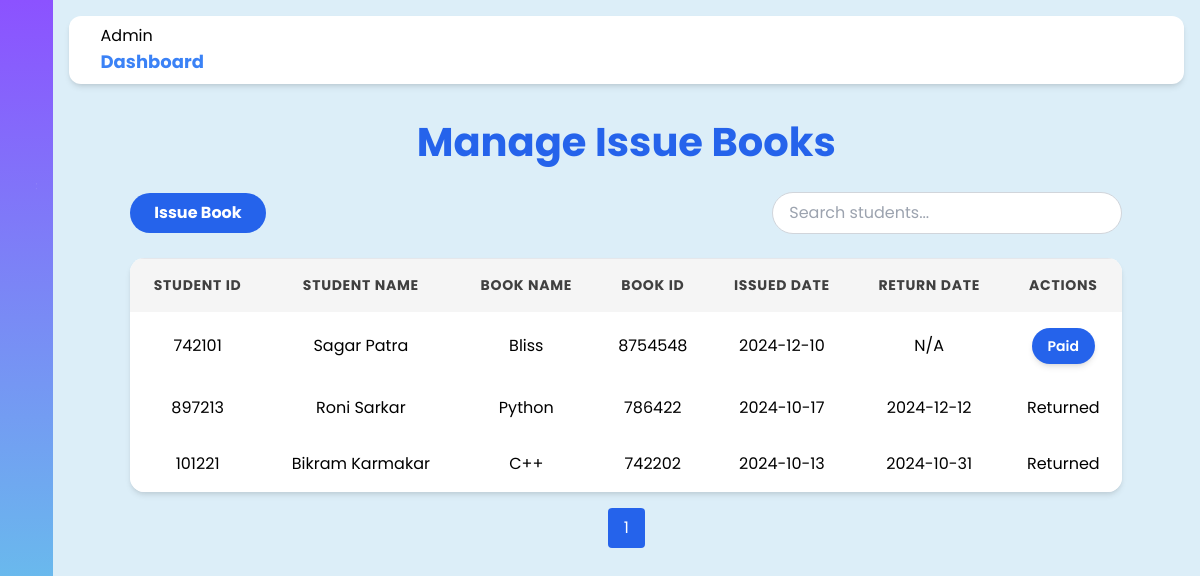
Page /admin/manage-issue-books.php (signed in) on the committed database.
### tables this page shows
CREATE TABLE `issued_books` (
  `id` int(11) NOT NULL,
  `student_id` varchar(50) NOT NULL,
  `student_name` varchar(100) NOT NULL,
  `book_name` varchar(100) NOT NULL,
  `book_id` varchar(50) NOT NULL,
  `issued_date` date NOT NULL,
  `return_date` date DEFAULT NULL
);

### admin/manage-issue-books.php (the view, shortened to what this page needs)
<?php
include('../connect.php');
$limit = 4;
$page = isset($_GET['page']) && is_numeric($_GET['page']) ? (int)$_GET['page'] : 1;
$offset = ($page - 1) * $limit;
$search = isset($_GET['search']) ? trim($_GET['search']) : '';
$search_param = "%$search%";
if ($search !== '') {
    $stmt = $conn->prepare("SELECT * FROM issued_books
                            WHERE student_name LIKE ?
                               OR book_name LIKE ?
                               OR book_id LIKE ?
                               OR student_id LIKE ?
                            ORDER BY return_date IS NULL DESC, return_date DESC, issued_date DESC
                            LIMIT ? OFFSET ?");
    $stmt->bind_param("ssssii", $search_param, $search_param, $search_param, $search_param, $limit, $offset);
    $stmt->execute();
    $result = $stmt->get_result();
    $count_stmt = $conn->prepare("SELECT COUNT(*) as total FROM issued_books
                                  WHERE student_name LIKE ?
                                     OR book_name LIKE ?
                                     OR book_id LIKE ?
                                     OR student_id LIKE ?");
    $count_stmt->bind_param("ssss", $search_param, $search_param, $search_param, $search_param);
    $count_stmt->execute();
    $count_result = $count_stmt->get_result();
    $total_row = $count_result->fetch_assoc();
    $total_records = $total_row['total'];
    $total_pages = ceil($total_records / $limit);
} else {
    $query = "SELECT * FROM issued_books
              ORDER BY return_date IS NULL DESC, return_date DESC, issued_date DESC
              LIMIT $limit OFFSET $offset";
    $result = mysqli_query($conn, $query);
    $total_result = mysqli_query($conn, "SELECT COUNT(*) as total FROM issued_books");
    $total_row = mysqli_fetch_assoc($total_result);
    $total_records = $total_row['total'];
    $total_pages = ceil($total_records / $limit);
}
?>
<!DOCTYPE html>
<html>
<head>
  <link rel="stylesheet" href="https://cdnjs.cloudflare.com/ajax/libs/font-awesome/6.6.0/css/all.min.css">
  <script src="https://cdn.tailwindcss.com"></script>
<link rel="stylesheet" href="https://cdnjs.cloudflare.com/ajax/libs/font-awesome/6.6.0/css/all.min.css" />
</head>
<body>
  <?php include('layout.php'); ?>
  <div class="container mx-auto px-4 py-8">
    <h1 class="header-title">Manage Issue Books</h1>
<div class="flex items-center justify-between flex-wrap gap-4 my-4">
  <button onclick="openIssueBookModal()"
          class="add-book-btn bg-blue-600 text-white px-6 py-2 rounded-full hover:bg-blue-700 transition">
    Issue Book
  </button>
  <form method="GET" action="" class="ml-auto">
    <input
      name="search"
      value="<?= isset($_GET['search']) ? htmlspecialchars($_GET['search']) : '' ?>"
      class="px-4 py-2 rounded-full border border-gray-300 focus:outline-none focus:ring-2 focus:ring-indigo-500"
      type="search"
      placeholder="Search students..."
      aria-label="Search books"
    />
  </form>
</div>
    <div class="book-container">
      <table class="book-table">
        <thead>
          <tr>
            <th>Student Id</th>
            <th>Student Name</th>
            <th>Book Name</th>
            <th>Book Id</th>
            <th>Issued Date</th>
            <th>Return Date</th>
            <th>Actions</th>
          </tr>
        </thead>
        <tbody>
  <?php
  if (mysqli_num_rows($result) > 0) {
      while($row = mysqli_fetch_assoc($result)) {
          echo "<tr>";
          echo "<td>" . htmlspecialchars($row['student_id']) . "</td>";
          echo "<td>" . htmlspecialchars($row['student_name']) . "</td>";
          echo "<td>" . htmlspecialchars($row['book_name']) . "</td>";
          echo "<td>" . htmlspecialchars($row['book_id']) . "</td>";
          echo "<td>" . htmlspecialchars($row['issued_date']) . "</td>";
          echo "<td>" . (isset($row['return_date']) ? htmlspecialchars($row['return_date']) : 'N/A') . "</td>";
          if (is_null($row['return_date'])) {
              echo "<td>
                      <a href='manage-issue-books.php?paid_id=" . $row['id'] . "' onclick='return confirm(\"Mark this book as returned?\");' class='paid-btn inline-block bg-blue-600 hover:bg-blue-700 text-white text-sm font-semibold px-4 py-2 rounded-full shadow-md transition duration-200'>Paid</a>
                    </td>";
          } else {
              echo "<td>Returned</td>";
          }
          echo "</tr>";
      }
  } else {
      echo "<tr><td colspan='7'>No records found</td></tr>";
  }
  ?>
</tbody>
      </table>
    </div>
    <?php
$query_params = [];
?>
<div class="flex justify-center mt-4 space-x-2">
    <?php for ($i = 1; $i <= $total_pages; $i++): ?>
        <a href="?page=<?= $i ?>&<?= http_build_query($query_params) ?>" class="px-4 py-2 rounded <?= $i === $page ? 'bg-blue-600 text-white' : 'bg-gray-200 hover:bg-gray-300' ?>">
            <?= $i ?>
        </a>
    <?php endfor; ?>
</div>
  </div>
</body>
</html>

### admin/layout.php (shortened to what this page needs)
<script src="https://cdn.tailwindcss.com"></script>
<link rel="stylesheet" href="https://cdnjs.cloudflare.com/ajax/libs/font-awesome/6.6.0/css/all.min.css" />
<link rel="stylesheet" href="https://site-assets.fontawesome.com/releases/v6.6.0/css/all.css" />
<body class="flex font-poppins">
  <div class="sticky top-0 left-0 bottom-0 h-screen w-[55px] hover:w-[230px] transition-all duration-500 bg-gradient-to-b from-[#8c52ff] to-[#5ce1e6] text-white overflow-hidden">
    <div class="h-8 p-4"></div>
    <ul class="relative h-[88%] list-none p-0">
      <li class="p-4 my-2 rounded-lg transition-all duration-300 hover:bg-[#e0e0e058]">
        <a href="dashboard.php" class="flex items-center gap-5 text-sm text-white no-underline">
        </a>
      </li>
      <li class="p-4 my-2 rounded-lg transition-all duration-300 hover:bg-[#e0e0e058]">
        <a href="manage-books.php" class="flex items-center gap-5 text-sm text-white no-underline">
        </a>
      </li>
      <li class="p-4 my-2 rounded-lg transition-all duration-300 hover:bg-[#e0e0e058]">
        <a href="student.php" class="flex items-center gap-5 text-sm text-white no-underline">
        </a>
      </li>
      <li class="p-4 my-2 rounded-lg transition-all duration-300 hover:bg-[#e0e0e058]">
        <a href="manage-issue-books.php" class="flex items-center gap-5 text-sm text-white no-underline">
        </a>
      </li>
    </ul>
  </div>
  <div class="relative w-full bg-[#dceef8] p-4">
    <div class="flex justify-between items-center flex-wrap bg-white shadow-md rounded-xl px-8 py-2 mb-2">
      <div class="header--title">
        <span >Admin</span>
        <h2 class="text-blue-500 font-bold text-lg">Dashboard</h2>
      </div>
      </div>

### admin/manage-issue-books.php (style rules this page uses)
body { font-family: Arial, sans-serif; margin: 0; padding: 0; background-color: #f7f7f7; }
.container { padding-left: 1rem; padding-right: 1rem; padding-top: 2rem; padding-bottom: 2rem; width: 100%; }
.header-title { margin-bottom: 2rem; font-size: 2.5rem; line-height: 2.25rem; font-weight: 700; text-align: center; color: #2563EB; }
.add-book-btn { background-color: #2563eb; color: white; font-weight: bold; padding: 0.5rem 1rem; border-radius: 50px; border: none; cursor: pointer; transition: transform 0.3s ease-in-out; }
.book-container { overflow: hidden; border-radius: 0.9rem; background-color: #fefefe; box-shadow: 0 4px 6px -1px rgba(0, 0, 0, 0.1), 0 2px 4px -1px rgba(0, 0, 0, 0.06); margin-top: 1.5rem; }
.book-table { border-top-width: 1px; border-color: #E5E7EB; min-width: 100%; }
.book-table th, .book-table td { padding: 1rem; text-align: center; justify-content: space-between; }
.book-table th { background-color: #F5F5F5; color: #404040; font-size: 0.875rem; text-transform: uppercase; letter-spacing: 0.05em; }
.book-table tbody tr:nth-child(even) { background-color: #F9FAFB; }
.book-table tbody td { background-color: #ffffff; }

### rows in the picture
issued_books: student "742101", student_name "Sagar Patra", book_name "Bliss", book "8754548", issued_date "2024-12-10", shows "N/A"
issued_books: student "897213", student_name "Roni Sarkar", book_name "Python", book "786422", issued_date "2024-10-17", return_date "2024-12-12", shows "Returned"
issued_books: student "101221", student_name "Bikram Karmakar", book_name "C++", book "742202", issued_date "2024-10-13", return_date "2024-10-31", shows "Returned"
